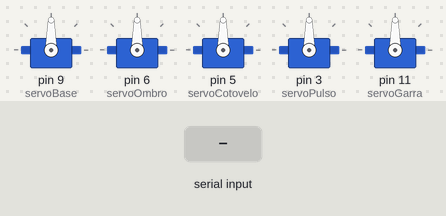
The sketch below on a simulated Arduino Uno, built with avr-gcc and run on an emulated ATmega328P. Parts: 5 × servo. Inputs (shaded band) come from the test bench.

Above: at 1.2 s.
1.3 s: "<90,45,200,10,150>\n" received over Serial
At 1.9 s:
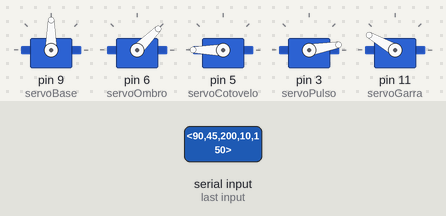
Timing chart, 0 to 4.3 s (numbered marks = the images above; inputs shaded):
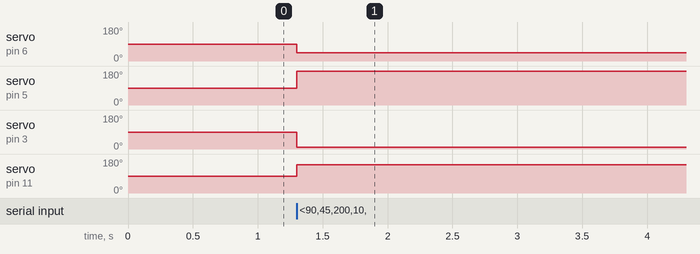

The sketch:

AdeeptFirmware.ino
```cpp
#include <Servo.h>

// Instanciação
Servo servoBase;
Servo servoOmbro;
Servo servoCotovelo;
Servo servoPulso;
Servo servoGarra;

void setup() {
  Serial.begin(115200);

  // Mapeamento exato de hardware
  servoBase.attach(9);     // D9
  servoOmbro.attach(6);    // D6
  servoCotovelo.attach(5); // D5
  servoPulso.attach(3);    // D3
  servoGarra.attach(11);   // D11

  // Posição inicial de calibração (Home)
  servoBase.write(90);
  servoOmbro.write(90);
  servoCotovelo.write(90);
  servoPulso.write(90);
  servoGarra.write(90);
}

void loop() {
  // Leitura do buffer e extração do payload
  if (Serial.available() > 0) {
    String data = Serial.readStringUntil('\n');

    int b, o, c, p, g;
    if (sscanf(data.c_str(), "<%d,%d,%d,%d,%d>", &b, &o, &c, &p, &g) == 5) {
      servoBase.write(b);
      servoOmbro.write(o);
      servoCotovelo.write(c);
      servoPulso.write(p);
      servoGarra.write(g);
    }
  }
}
```

Measured:
- after the input at 1.3 s, servo on pin 6 (servoOmbro): 90° → 45° at once; servo on pin 5 (servoCotovelo): 90° → 180° at once; servo on pin 3 (servoPulso): 90° → 10° at once; servo on pin 11 (servoGarra): 90° → 150° at once
